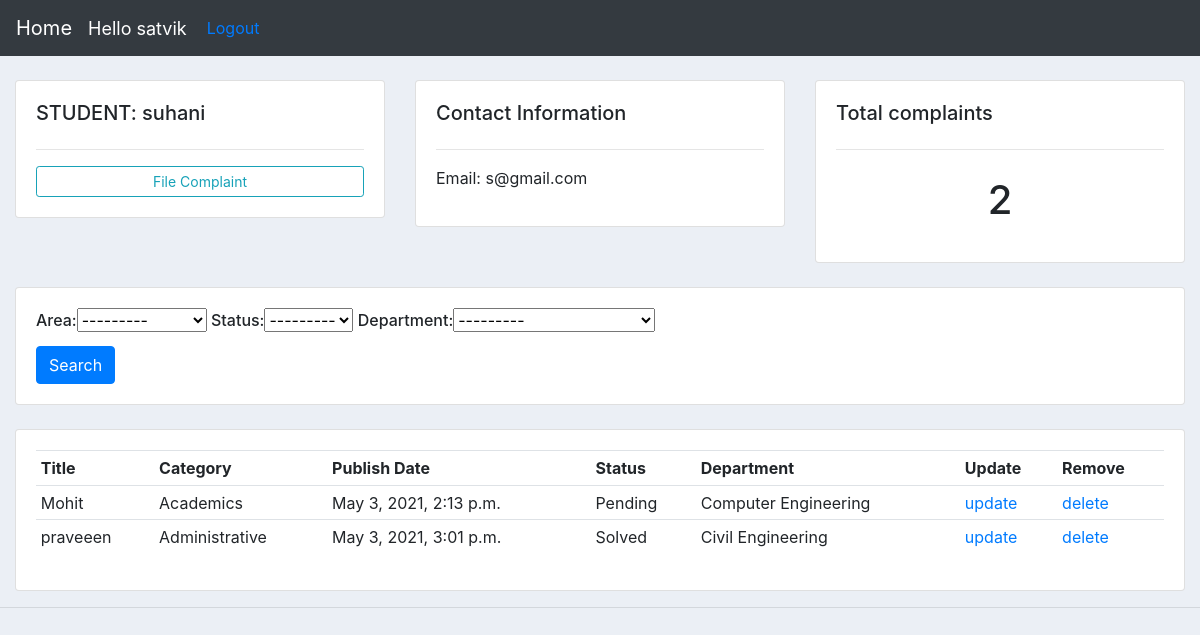
Page /student/10/ (signed in) on the committed database.
### portal/models.py (models this page shows, shortened)
class Student(models.Model):
    user=models.OneToOneField(User,null=True,on_delete=models.CASCADE)
    name = models.CharField(max_length=200, null=True)
    phone = models.CharField(max_length=10, null=True)
    email = models.CharField(max_length=200, null=True,validators=[EmailValidator("Email is not valid")])
    date_created = models.DateTimeField(auto_now_add=True, null=True)

class Complaint(models.Model):
    title = models.CharField(max_length=200)
    Area_choices= (
        ('Hostel','Hostel'),
        ('Academics','Academics'),
        ('Administrative','Administrative'),
        ('N','none'),
    )
    area=models.CharField(max_length=25,choices=Area_choices,default='N')
    Department_choice=(
        ('Computer Engineering' ,'Computer Engineering'),
        ('Electronics Engineering','Electronics Engineering'),
        ('Electrical Engineering','Electrical Engineering'),
        ('Civil Engineering','Civil Engineering'),
        ('Information Technology','Information Technology'),
        ('None','None'),
    )
    STATUS=(
        ('Pending','Pending'),
        ('Solved','Solved'),
    )
    status=models.CharField(max_length=8,null=True,choices=STATUS,default='Pending')
    Department=models.CharField(max_length=35,choices=Department_choice,default='N')
    details = models.TextField(blank=True)
    pub_date = models.DateTimeField(auto_now=True)
    student=models.ForeignKey(Student,on_delete=models.SET_NULL,null=True)

### portal/views.py (the view)
# urls.py: path('student/<str:pk_test>/', views.students,name='student'),
@login_required(login_url='login')
def students(request, pk_test):
    student = Student.objects.get(id=pk_test)
    complaints = student.complaint_set.all()
    myFilter = ComplaintFilter(request.GET, queryset=complaints)
    complaints = myFilter.qs
    context = {
        'student': student,
        'complaints': complaints,
        'myFilter': myFilter
    }
    return render(request, 'student.html', context)

### templates/student.html
{%  extends 'main.html' %}
{% block content %}
	<br>
<div class="row">
	<div class="col-md">
		<div class="card card-body ">
			<h5>STUDENT: {{student.name}}</h5>
			<hr>
			<a class="btn btn-outline-info  btn-sm btn-block" href="{% url 'create_complaint' student.id %}">File Complaint</a>
		</div>
	</div>
	<div class="col-md">
		<div class="card card-body">
			<h5>Contact Information</h5>
			<hr>
			<p>Email: {{student.email}}</p>
		</div>
	</div>
	<div class="col-md">
		<div class="card card-body">
			<h5>Total complaints</h5>
			<hr>
			<h1 style="text-align: center;padding: 10px">{{complaints.count}}</h1>
		</div>
	</div>
</div>
<br>
<div class="row">
	<div class="col">
		<div class="card card-body">
			<form method="get">
				<h6 font='5'>{{myFilter.form}} </h6>
		    <button class="btn btn-primary" type="submit">Search</button>
		  </form>
		</div>
	</div>
</div>
<br>
<div class="row">
	<div class="col-md">
		<div class="card card-body">
			<table class="table table-sm">
				<tr>
					<th>Title</th>
					<th>Category</th>
					<th>Publish Date</th>
					<th>Status</th>
					<th>Department</th>
					<th>Update</th>
					<th>Remove</th>
				</tr>
				{% for complaint in complaints  %}
				<tr>
                 <td>{{complaint.title}}</td>
				 <td>{{complaint.area}}</td>
				 <td>{{complaint.pub_date}}</td>
				 <td>{{complaint.status}}</td>
				 <td>{{complaint.Department}}</td>
				 <td><a href="{% url 'update_complaint' complaint.id %}" class="href">update</a></td>
					<td><a href="{% url 'delete_complaint' complaint.id %}" class="href">delete</a></td>
				</tr>
				{% endfor %}
			</table>
		</div>
	</div>
</div>
{% endblock %}

### templates/navbar.html (shortened to what this page needs)
{% load static %}
<nav class="navbar navbar-expand-lg navbar-dark bg-dark">
    <a class="navbar-brand" href="{% url 'home2' %}">Home</a>
    <span class="hello-msg">Hello {{request.user}}</span>
    <span><a href="{% url 'logout' %}" class="href"> Logout</a></span>
  </nav>

### static/css/main.css (style rules this page uses)
body { background-color: #ebeff5; }

### templates/navbar.html (style rules this page uses)
.hello-msg { font-size:18px; color: #fff; margin-right:20px; }

### rows in the picture
Student: name "suhani", email "s@gmail.com"
Complaint: title "Mohit", area "Academics", pub_date "May 3, 2021, 2:13 p.m.", status "Pending", Department "Computer Engineering"
Complaint: title "praveeen", area "Administrative", pub_date "May 3, 2021, 3:01 p.m.", status "Solved", Department "Civil Engineering"

### other values in the picture
{{ request.user }} "satvik"
{{ complaints.count }} "2"
